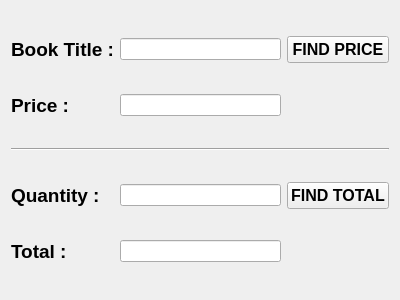
<?xml version="1.0" encoding="UTF-8"?>
<ui version="4.0">
 <class>Form</class>
 <widget class="QWidget" name="Form">
  <property name="geometry">
   <rect>
    <x>0</x>
    <y>0</y>
    <width>400</width>
    <height>300</height>
   </rect>
  </property>
  <property name="windowTitle">
   <string>Form</string>
  </property>
  <layout class="QGridLayout" name="gridLayout">
   <item row="0" column="0">
    <widget class="QLabel" name="l1">
     <property name="font">
      <font>
       <pointsize>14</pointsize>
       <weight>75</weight>
       <bold>true</bold>
      </font>
     </property>
     <property name="text">
      <string>Book Title :</string>
     </property>
    </widget>
   </item>
   <item row="0" column="1">
    <widget class="QLineEdit" name="ln1"/>
   </item>
   <item row="0" column="2">
    <widget class="QPushButton" name="btn1">
     <property name="font">
      <font>
       <family>Arial</family>
       <pointsize>12</pointsize>
       <weight>75</weight>
       <bold>true</bold>
      </font>
     </property>
     <property name="text">
      <string>FIND PRICE</string>
     </property>
    </widget>
   </item>
   <item row="1" column="0">
    <widget class="QLabel" name="l2">
     <property name="font">
      <font>
       <pointsize>14</pointsize>
       <weight>75</weight>
       <bold>true</bold>
      </font>
     </property>
     <property name="text">
      <string>Price :</string>
     </property>
    </widget>
   </item>
   <item row="1" column="1">
    <widget class="QLineEdit" name="ln2"/>
   </item>
   <item row="2" column="0" colspan="3">
    <widget class="Line" name="line">
     <property name="orientation">
      <enum>Qt::Horizontal</enum>
     </property>
    </widget>
   </item>
   <item row="3" column="0">
    <widget class="QLabel" name="l3">
     <property name="font">
      <font>
       <pointsize>14</pointsize>
       <weight>75</weight>
       <bold>true</bold>
      </font>
     </property>
     <property name="text">
      <string>Quantity :</string>
     </property>
    </widget>
   </item>
   <item row="3" column="1">
    <widget class="QLineEdit" name="ln3"/>
   </item>
   <item row="3" column="2">
    <widget class="QPushButton" name="btn2">
     <property name="font">
      <font>
       <family>Arial</family>
       <pointsize>12</pointsize>
       <weight>75</weight>
       <bold>true</bold>
      </font>
     </property>
     <property name="text">
      <string>FIND TOTAL</string>
     </property>
    </widget>
   </item>
   <item row="4" column="0">
    <widget class="QLabel" name="l4">
     <property name="font">
      <font>
       <pointsize>14</pointsize>
       <weight>75</weight>
       <bold>true</bold>
      </font>
     </property>
     <property name="text">
      <string>Total :</string>
     </property>
    </widget>
   </item>
   <item row="4" column="1">
    <widget class="QLineEdit" name="ln4"/>
   </item>
  </layout>
 </widget>
 <resources/>
 <connections/>
</ui>
